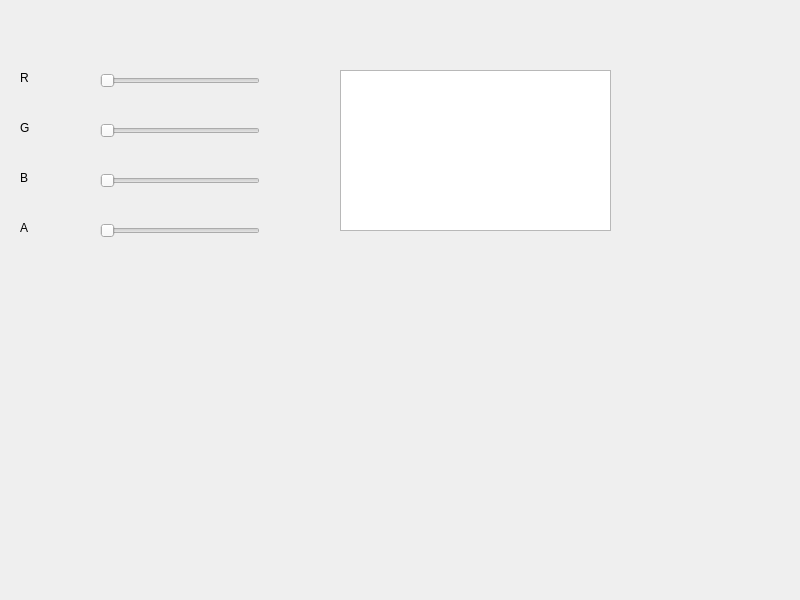
<?xml version="1.0" encoding="UTF-8"?>
<ui version="4.0">
 <class>Widget</class>
 <widget class="QWidget" name="Widget">
  <property name="geometry">
   <rect>
    <x>0</x>
    <y>0</y>
    <width>800</width>
    <height>600</height>
   </rect>
  </property>
  <property name="windowTitle">
   <string>Widget</string>
  </property>
  <widget class="QSlider" name="RHSlider">
   <property name="geometry">
    <rect>
     <x>100</x>
     <y>70</y>
     <width>160</width>
     <height>22</height>
    </rect>
   </property>
   <property name="orientation">
    <enum>Qt::Horizontal</enum>
   </property>
  </widget>
  <widget class="QSlider" name="GHSlider">
   <property name="geometry">
    <rect>
     <x>100</x>
     <y>120</y>
     <width>160</width>
     <height>22</height>
    </rect>
   </property>
   <property name="orientation">
    <enum>Qt::Horizontal</enum>
   </property>
  </widget>
  <widget class="QSlider" name="BHSlider">
   <property name="geometry">
    <rect>
     <x>100</x>
     <y>170</y>
     <width>160</width>
     <height>22</height>
    </rect>
   </property>
   <property name="orientation">
    <enum>Qt::Horizontal</enum>
   </property>
  </widget>
  <widget class="QSlider" name="AHSlider">
   <property name="geometry">
    <rect>
     <x>100</x>
     <y>220</y>
     <width>160</width>
     <height>22</height>
    </rect>
   </property>
   <property name="orientation">
    <enum>Qt::Horizontal</enum>
   </property>
  </widget>
  <widget class="QTextEdit" name="textEdit">
   <property name="geometry">
    <rect>
     <x>340</x>
     <y>70</y>
     <width>271</width>
     <height>161</height>
    </rect>
   </property>
  </widget>
  <widget class="QLabel" name="label">
   <property name="geometry">
    <rect>
     <x>20</x>
     <y>70</y>
     <width>53</width>
     <height>16</height>
    </rect>
   </property>
   <property name="text">
    <string>R</string>
   </property>
  </widget>
  <widget class="QLabel" name="label_2">
   <property name="geometry">
    <rect>
     <x>20</x>
     <y>120</y>
     <width>53</width>
     <height>16</height>
    </rect>
   </property>
   <property name="text">
    <string>G</string>
   </property>
  </widget>
  <widget class="QLabel" name="label_3">
   <property name="geometry">
    <rect>
     <x>20</x>
     <y>170</y>
     <width>53</width>
     <height>16</height>
    </rect>
   </property>
   <property name="text">
    <string>B</string>
   </property>
  </widget>
  <widget class="QLabel" name="label_4">
   <property name="geometry">
    <rect>
     <x>20</x>
     <y>220</y>
     <width>53</width>
     <height>16</height>
    </rect>
   </property>
   <property name="text">
    <string>A</string>
   </property>
  </widget>
 </widget>
 <resources/>
 <connections/>
</ui>
